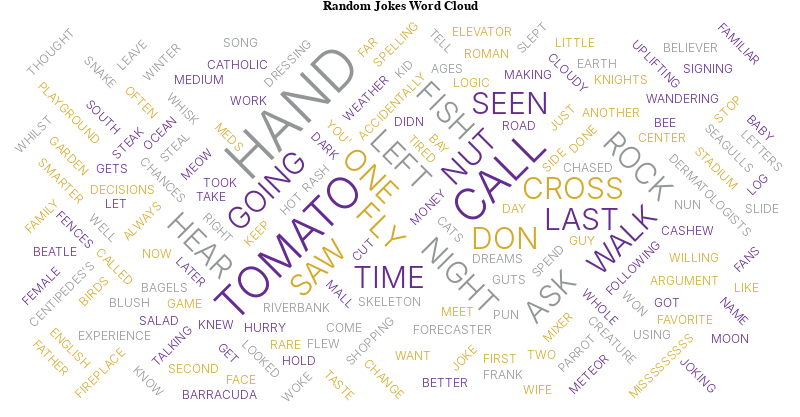

The code cell stored with this chart in its notebook:
### Markdown cell above
Another example using the `dedav4s` library to plot word cloud:

### Code cell
val jokes = requests.get("https://icanhazdadjoke.com/search?limit=50", headers = Map("Accept" -> "text/plain")).text()

jokes.plotWordCloud(
    List(
        spec => spec("title") = "Random Jokes Word Cloud"
    )
)

### Figure 1 — Vega specification as saved in the notebook (floating-point values rounded to 4 significant figures)
{"$schema": "https://vega.github.io/schema/vega/v5.json", "data": [{"name": "table", "transform": [{"case": "upper", "field": "data", "pattern": "[\\w']{3,}", "stopwords": "(i|me|my|myself|we|us|our|ours|ourselves|you|your|yours|yourself|yourselves|he|him|his|himself|she|her|hers|herself|it|its|itself|they|them|their|theirs|themselves|what|which|who|whom|whose|this|that|these|those|am|is|are|was|were|be|been|being|have|has|had|having|do|does|did|doing|will|would|should|can|could|ought|i'm|you're|he's|she's|it's|we're|they're|i've|you've|we've|they've|i'd|you'd|he'd|she'd|we'd|they'd|i'll|you'll|he'll|she'll|we'll|they'll|isn't|aren't|wasn't|weren't|hasn't|haven't|hadn't|doesn't|don't|didn't|won't|wouldn't|shan't|shouldn't|can't|cannot|couldn't|mustn't|let's|that's|who's|what's|here's|there's|when's|where's|why's|how's|a|an|the|and|but|if|or|because|as|until|while|of|at|by|for|with|about|against|between|into|through|during|before|after|above|below|to|from|up|upon|down|in|out|on|off|over|under|again|further|then|once|here|there|when|where|why|how|all|any|both|each|few|more|most|other|some|such|no|nor|not|only|own|same|so|than|too|very|say|says|said|shall)", "type": "countpattern"}, {"as": "angle", "expr": "[-45, 0, 45][~~(random() * 3)]", "type": "formula"}, {"as": "weight", "expr": "if(datum.text=='VEGA', 600, 300)", "type": "formula"}], "values": ["I'm tired of following my dreams. I'm just going to ask them where they are going and meet up with them later.\nDid you hear about the guy whose whole left side was cut off? He's all right now.\nWhy didn’t the skeleton cross the road? Because he had no guts.\nWhat did one nut say as he chased another nut?  I'm a cashew!\nWhere do fish keep their money? In the riverbank\nI accidentally took my cats meds last night. Don’t ask meow.\nChances are if you' ve seen one shopping center, you've seen a mall.\nDermatologists are always in a hurry. They spend all day making rash decisions. \nI knew I shouldn't steal a mixer from work, but it was a whisk I was willing to take.\nI won an argument with a weather forecaster once. His logic was cloudy...\nHow come the stadium got hot after the game? Because all of the fans left.\n\"Why do seagulls fly over the ocean?\" \"Because if they flew over the bay, we'd call them bagels.\"\nWhy was it called the dark ages? Because of all the knights. \nA steak pun is a rare medium well done.\nWhy did the tomato blush? Because it saw the salad dressing.\nDid you hear the joke about the wandering nun? She was a roman catholic.\nWhat creature is smarter than a talking parrot? A spelling bee.\nI'll tell you what often gets over looked... garden fences.\nWhy did the kid cross the playground? To get to the other slide.\nWhy do birds fly south for the winter? Because it's too far to walk.\nWhat is a centipedes's favorite Beatle song?  I want to hold your hand, hand, hand, hand...\nMy first time using an elevator was an uplifting experience. The second time let me down.\nTo be Frank, I'd have to change my name.\nSlept like a log last night … woke up in the fireplace.\nWhat do you call a female snake. misssssssss \nWhy does a Moon-rock taste better than an Earth-rock? Because it's a little meteor.\nI thought my wife was joking when she said she'd leave me if I didn't stop signing \"I'm A Believer\"... Then I saw her face.\nI’m only familiar with 25 letters in the English language. I don’t know why.\nWhat do you call two barracuda fish?  A Pairacuda!\nWhat did the father tomato say to the baby tomato whilst on a family walk? Ketchup."]}], "description": "A word cloud visualization depicting Vega research paper abstracts.", "height": 400, "marks": [{"encode": {"enter": {"align": {"value": "center"}, "baseline": {"value": "alphabetic"}, "fill": {"field": "text", "scale": "color"}, "text": {"field": "text"}}, "hover": {"fillOpacity": {"value": 0.5}}, "update": {"fillOpacity": {"value": 1}}}, "from": {"data": "table"}, "transform": [{"font": "Helvetica Neue, Arial", "fontSize": {"field": "datum.count"}, "fontSizeRange": [12, 56], "fontWeight": {"field": "datum.weight"}, "padding": 2, "rotate": {"field": "datum.angle"}, "size": [800, 400], "text": {"field": "text"}, "type": "wordcloud"}], "type": "text"}], "padding": 0, "scales": [{"domain": {"data": "table", "field": "text"}, "name": "color", "range": ["#d5a928", "#652c90", "#939597"], "type": "ordinal"}], "title": "Random Jokes Word Cloud", "width": 800}
